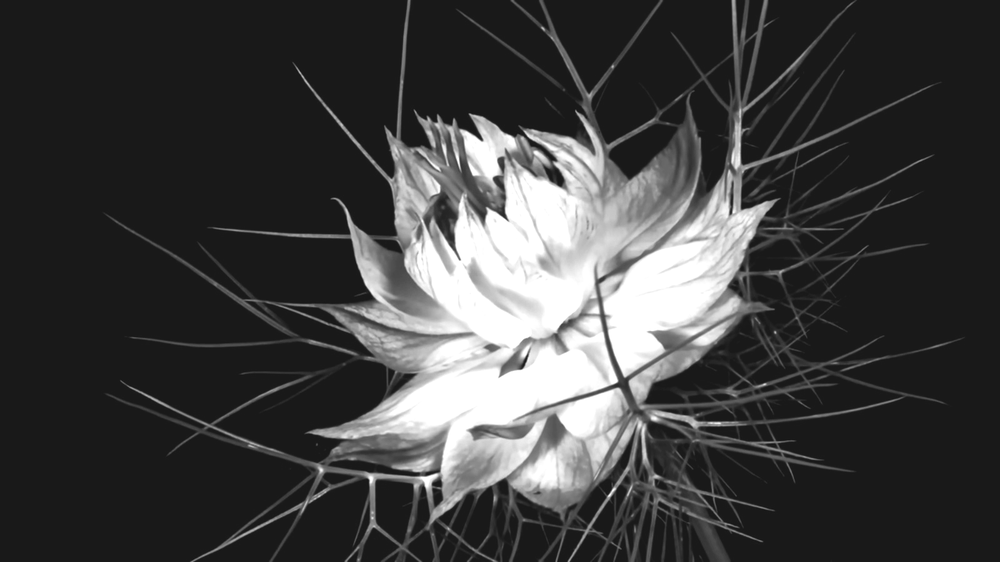
#> input picture Medio Curso/3._Operadores Basicos/2._Operadores/a) Elongacion/RGB/Imagen con Mejora de Contraste.png, 1000 x 562 px, shrunk from 1600 x 900 before the run; its folder holds only this picture in this run
$ python LecturaDataset-LA-MAMALONA.py
#> lines starting #> are read from the running program, lines starting #| are printed output that depends on the picture; after the words box and inside, x2 and y2 are one past the last pixel; in counts of white or black regions, pixels touching at a corner belong together
import cv2
import numpy as np
import os

def generar_perfil_avp(image_path):
    image = cv2.imread(image_path)
#> image is the input picture: shape (562, 1000, 3); min 20, max 255, mean 63.9
    if image is None:
        raise FileNotFoundError(f"No se pudo cargar la imagen: {image_path}")

    gray_image = cv2.cvtColor(image, cv2.COLOR_BGR2GRAY)

    # Histograma para el fondo
    histogram, _ = np.histogram(gray_image, bins=256, range=(0, 255))
#> histogram = 256 values, max 356973 at index 25, min 0 at index 0, mean 2195.3
    fondo_valor = np.argmax(histogram)
#> fondo_valor = 25

    # Rango de fondo y binarización
    rango_fondo = 60
    lambda_min_fondo = max(fondo_valor - rango_fondo, 0)
#> lambda_min_fondo = 0
    lambda_max_fondo = min(fondo_valor + rango_fondo, 255)
#> lambda_max_fondo = 85
    binary_image = np.where((gray_image < lambda_min_fondo) | (gray_image > lambda_max_fondo), 1, 0).astype(np.uint8) * 255
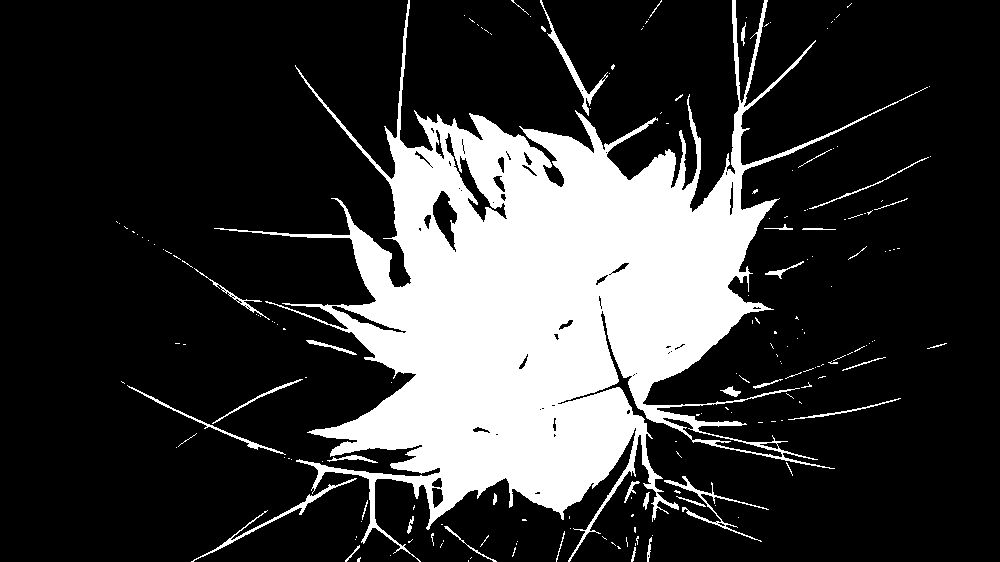
#> binary_image: shape (562, 1000); 21.9% white; 188 white regions (151 under 20 px), largest, box (x1, y1, x2, y2) and area: (214, 0, 928, 562) 117630, (540, 0, 608, 116) 681, (191, 478, 357, 562) 660

    # Encontrar límites y recortar la imagen
    non_zero_pixels = np.nonzero(binary_image)
#> non_zero_pixels = 123268 positions, rows 0 to 561, columns 116 to 946
    A, C = np.min(non_zero_pixels[0]), np.max(non_zero_pixels[0])
#> A = 0; C = 561
    B, D = np.min(non_zero_pixels[1]), np.max(non_zero_pixels[1])
#> B = 116; D = 946
    cropped_image = binary_image[A:C+1, B:D+1]
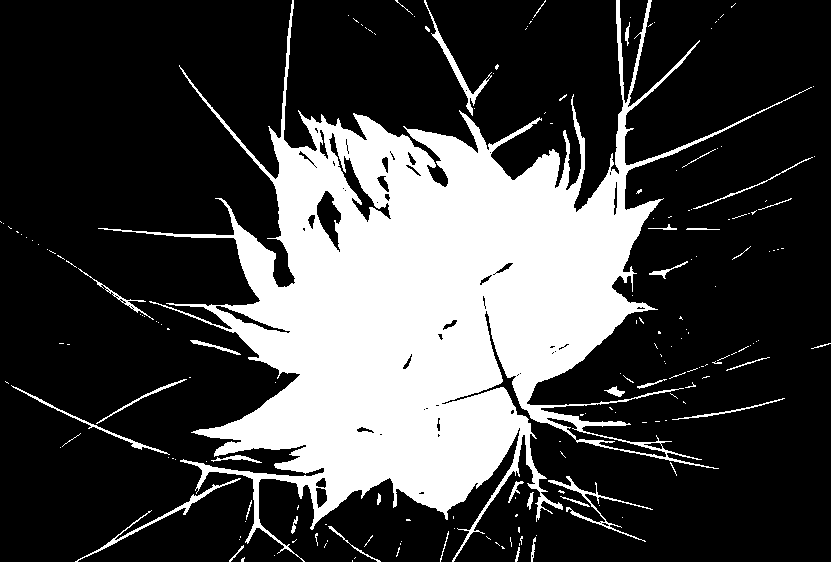
#> cropped_image: shape (562, 831); 26.4% white; 188 white regions (151 under 20 px), largest, box (x1, y1, x2, y2) and area: (98, 0, 812, 562) 117630, (424, 0, 492, 116) 681, (75, 478, 241, 562) 660

    # Proyecciones AVP
    top_projection = [next((row for row in range(cropped_image.shape[0]) if cropped_image[row, col] == 255), cropped_image.shape[0]) for col in range(cropped_image.shape[1])]
#> top_projection = 831 values, max 562 at index 2, min 0 at index 292, mean 138
    bottom_projection = [next((row for row in range(cropped_image.shape[0] - 1, -1, -1) if cropped_image[row, col] == 255), 0) for col in range(cropped_image.shape[1])]
#> bottom_projection = 831 values, max 561 at index 75, min 0 at index 2, mean 484.1
    left_projection = [next((col for col in range(cropped_image.shape[1]) if cropped_image[row, col] == 255), cropped_image.shape[1]) for row in range(cropped_image.shape[0])]
#> left_projection = 562 values, max 292 at index 0, min 0 at index 221, mean 178.9
    right_projection = [next((col for col in range(cropped_image.shape[1] - 1, -1, -1) if cropped_image[row, col] == 255), 0) for row in range(cropped_image.shape[0])]
#> right_projection = 562 values, max 830 at index 343, min 532 at index 558, mean 684.6

    # Crear perfil AVP continuo
    perfil_continuo = np.concatenate((top_projection, right_projection, bottom_projection, left_projection))
#> perfil_continuo = 2786 values, max 830 at index 1174, min 0 at index 292, mean 359.7
    return perfil_continuo

# Directorio raíz donde están los datasets organizados por plantas
root_dir = r'C:\Users\tonit\OneDrive\Documentos\ITS Semestre 11\VISION COMPUTACIONAL\PIA\DATASETS\RGB'  # Ruta donde se encuentra el dataset
perfiles_avp_por_planta = {}

# Recorrer todas las carpetas y subcarpetas
for dirpath, dirnames, filenames in os.walk(root_dir):
    # Obtener el nombre de la planta como el nombre de la carpeta actual
    planta_nombre = os.path.basename(dirpath)
    if planta_nombre not in perfiles_avp_por_planta:
        perfiles_avp_por_planta[planta_nombre] = []

    for filename in filenames:
        if filename.endswith(('.png', '.jpg', '.jpeg')):
            image_path = os.path.join(dirpath, filename)
            try:
                perfil_avp = generar_perfil_avp(image_path)
#> perfil_avp has the same summary as perfil_continuo in generar_perfil_avp
                perfiles_avp_por_planta[planta_nombre].append(perfil_avp)
            except Exception as e:
                print(f"Error procesando {image_path}: {e}")

# Guardar los perfiles AVP por planta
np.save('perfiles_avp_por_planta.npy', perfiles_avp_por_planta)
print("Perfiles AVP guardados y clasificados por planta.")
